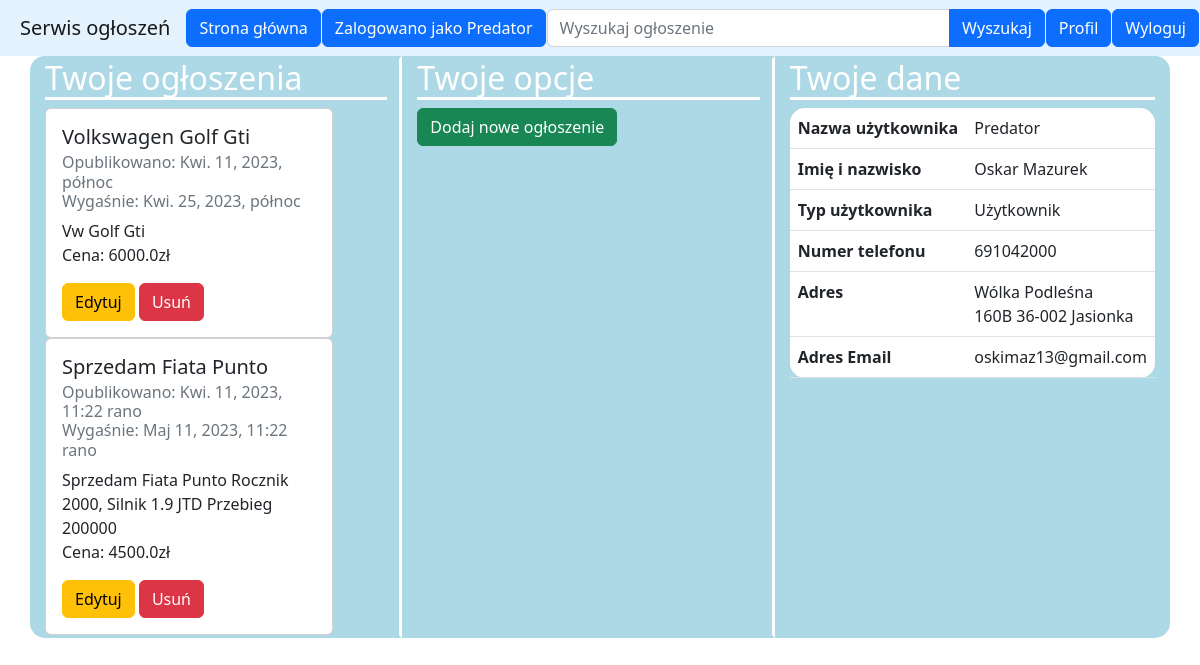
Screenshot of /profil/ (signed in) with the database file from the repository.
### SerwisOgloszenApp/models.py (models this page shows, shortened)
class Ad(models.Model):
    customer = models.ForeignKey(Customer, null=False, blank=False, on_delete=models.CASCADE)
    adName = models.CharField(max_length=100, null=False, blank=False)
    description = models.TextField(max_length=2000, null=False, blank=False)
    cost = models.FloatField(verbose_name='Cena', null=False, blank=False)
    publicationDate = models.DateTimeField()
    expirationDate = models.DateTimeField()

class Customer(models.Model):
    user = models.OneToOneField(User, null=True, blank=True, on_delete=models.CASCADE)
    USER_TYPES = (('ADM', 'Administrator'), ('U', 'User'))
    userType = models.CharField(max_length=3, choices=USER_TYPES, default='U')
    name = models.CharField(max_length=20)
    surName = models.CharField(max_length=40)
    telNum = models.IntegerField(verbose_name='Numer telefonu', null=False, blank=False)
    street = models.CharField(max_length=40)
    city = models.CharField(max_length=40)
    zipCode = models.CharField(max_length=6)
    def displayUserType(self):
        if self.userType == 'ADM':
            return "Administrator"
        if self.userType == 'U':
            return "Użytkownik"

### SerwisOgloszenApp/views.py (the view)
# urls.py: path('profil/', views.profile, name='profile'),
@login_required
def profile(request):
    user = get_object_or_404(User, pk=request.user.id)
    customer = get_object_or_404(Customer, user=user)
    today = date.today()
    userAds = Ad.objects.filter(customer=customer, expirationDate__gte=today).order_by('expirationDate')
    return render(request, "profile.html", {'userAds': userAds, 'customer': customer})

### templates/profile.html (shortened to what this page needs)
{% extends 'base.html' %}
{% load bootstrap4 %}
{% load bootstrap %}
{% block content %}
    <div class="container">
        <div class="row">
            <div class="col-sm" style="background-color: lightblue; border-style: solid;
            border-color: lightblue;
            border-bottom-left-radius: 15px;  border-top-left-radius: 15px;
            border-right-color: white; border-right-width: medium; ">
                <h2 style="color: white; border-bottom: white solid">Twoje ogłoszenia</h2>
                {% for userAd in userAds %}
                    <div class="card" style="width: 18rem;">
                        <div class="card-body">
                            <h5 class="card-title">{{ userAd.adName }}</h5>
                            <h6 class="card-subtitle mb-2 text-muted">Opublikowano: {{ userAd.publicationDate }}
                                <br>Wygaśnie: {{ userAd.expirationDate }}</h6>
                            <p class="card-text">{{ userAd.description }}<br>Cena: {{ userAd.cost }}zł</p>
                            <a href="#" class="btn btn-warning">Edytuj</a>
                            <a href="#" class="btn btn-danger">Usuń</a>
                        </div>
                    </div>
                {% endfor %}
            </div>
            <div class="col-sm" style="background-color: lightblue; border-style: solid;
             border-color: lightblue; border-right-color: white; border-right-width: medium;">
                <h2 style="color: white; border-bottom: white solid">Twoje opcje</h2>
                <a href="{% url 'addAd' %}" class="btn btn-success">Dodaj nowe ogłoszenie</a><br>
            </div>
            <div class="col-sm" style="background-color: lightblue; border-style: solid;
            border-bottom-right-radius: 15px; border-color: lightblue; border-top-right-radius: 15px;">
                <h2 style="color: white; border-bottom: white solid">Twoje dane</h2>
                <table class="table " style="border-radius: 15px; background-color: white">
                    <tbody>
                    <tr>
                        <th scope="row">Nazwa&nbsp;użytkownika</th>
                        <td>{{ customer.user.username }}</td>
                    </tr>
                    <tr>
                        <th scope="row">Imię i nazwisko</th>
                        <td>{{ customer.name }}&nbsp;{{ customer.surName }}</td>
                    </tr>
                    <tr>
                        <th scope="row">Typ użytkownika</th>
                        <td>{{ customer.displayUserType }}</td>
                    </tr>
                    <tr>
                        <th scope="row">Numer telefonu</th>
                        <td>{{ customer.telNum }}</td>
                    </tr>
                    <tr>
                        <th scope="row">Adres</th>
                        <td>{{ customer.street }}&nbsp;{{ customer.zipCode }}&nbsp;{{ customer.city }}</td>
                    </tr>
                    <tr>
                        <th scope="row">Adres Email</th>
                        <td>{{ customer.user.email }}</td>
                    </tr>
                    </tbody>
                </table>
            </div>
        </div>
    </div>
{% endblock content %}

### templates/base.html (shortened to what this page needs)
<!DOCTYPE html>
<html lang="en">
<head>
    {% load static %}
    <link rel="stylesheet" type="text/css" href="{% static 'styles/style.css' %}"/>
    <link href="https://cdn.jsdelivr.net/npm/bootstrap@5.2.0-beta1/dist/css/bootstrap.min.css" rel="stylesheet"
>
</head>
<body>
<nav style="padding-left: 20px; background-color: #e3f2fd;" class="navbar navbar-expand-lg navbar-light sticky-top">
    <a class="navbar-brand">Serwis ogłoszeń</a>
    <div class="navbar-collapse" id="navbarSupportedContent">
        <ul class="navbar-nav mr-auto">
            <li class="nav-item active">
                <a class="btn btn-primary" href="{% url 'showAllAds' %}">Strona&nbsp;główna</a>
            </li>
            {% if user.is_authenticated %}
                <li class="nav-item">
                    <a class="btn btn-primary"
                       style="margin-left: 1px; pointer-events: none;margin-right: 1px;">Zalogowano&nbsp;jako&nbsp;{{ user.username }}</a>
                </li>
            {% endif %}
        </ul>
        <div class="input-group">
            <input type="search" class="form-control " placeholder="Wyszukaj ogłoszenie" aria-label="Search"
                   aria-describedby="search-addon"/>
            <button type="button" class="btn  btn-primary">Wyszukaj</button>
        </div>
        {% if user.is_authenticated %}
            <ul class="navbar-nav mr-auto">
                <li class="nav-item">
                    <a class="btn btn-primary" style="margin-left: 1px" href="{% url 'profile' %}">Profil</a>
                </li>
                <li class="nav-item">
                    <a class="btn btn-primary" style="margin-right: 1px; margin-left: 1px" href="{% url 'logout' %}">Wyloguj</a>
                </li>
            </ul>
        {% endif %}
    </div>
</nav>
{% block content %}{% endblock content %}
</body>
</html>

### rows the page displays
Ad: adName "Volkswagen Golf Gti", publicationDate "Kwi. 11, 2023, północ", expirationDate "Kwi. 25, 2023, północ", description "Vw Golf Gti", cost "6000.0"
Ad: adName "Sprzedam Fiata Punto", publicationDate "Kwi. 11, 2023, 11:22 rano", expirationDate "Maj 11, 2023, 11:22 rano", description "Sprzedam Fiata Punto Rocznik 2000, Silnik 1.9 JTD Przebieg 200000", cost "4500.0"
Customer: user.username "Predator", name "Oskar", surName "Mazurek", displayUserType "Użytkownik", telNum "691042000", street "Wólka Podleśna 160B", zipCode "36-002", city "Jasionka", user.email "oskimaz13@gmail.com"

### other values shown
{{ user.username }} "Predator"
